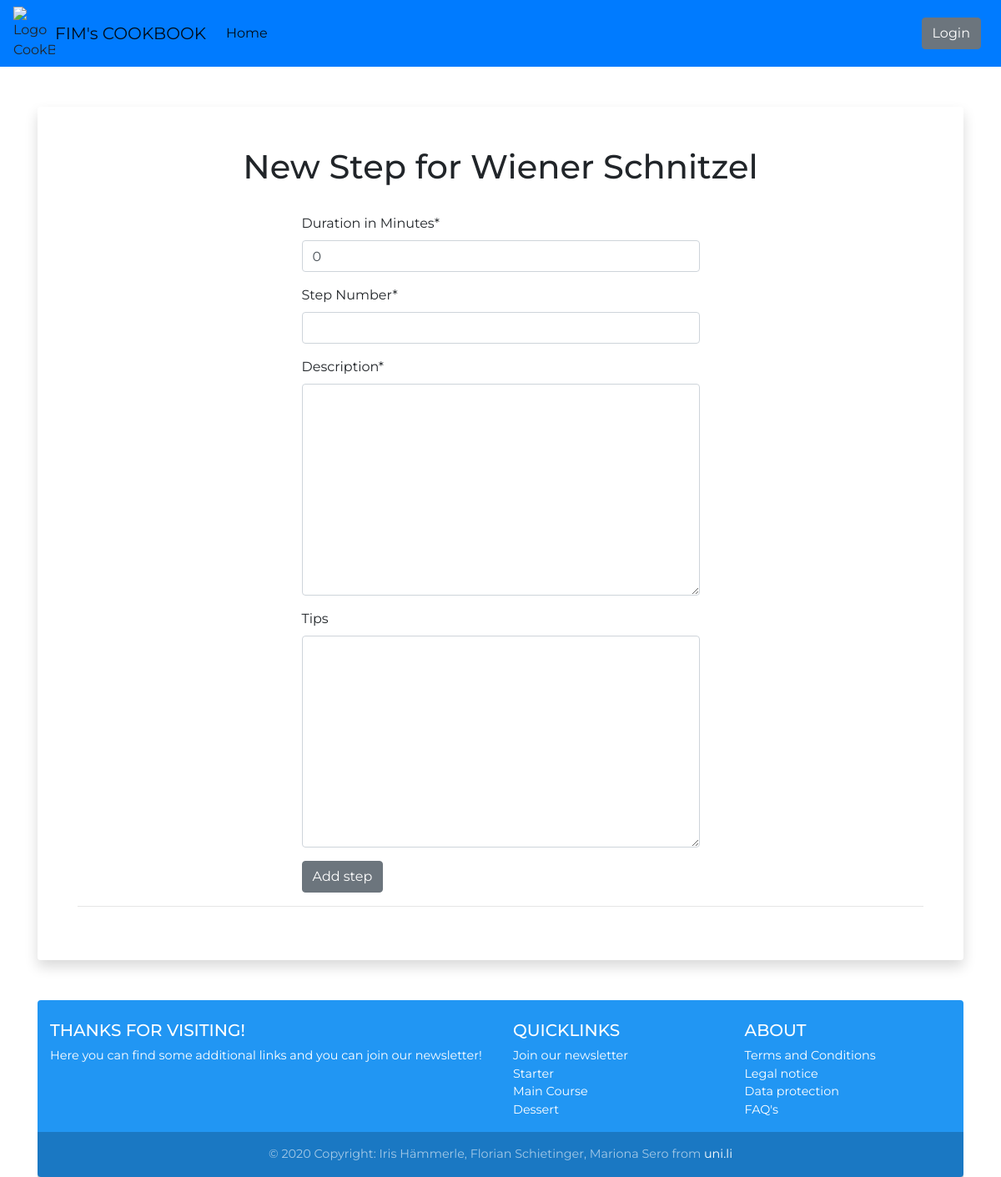
Before: /addrecipe/addstep/5 with the older database file.
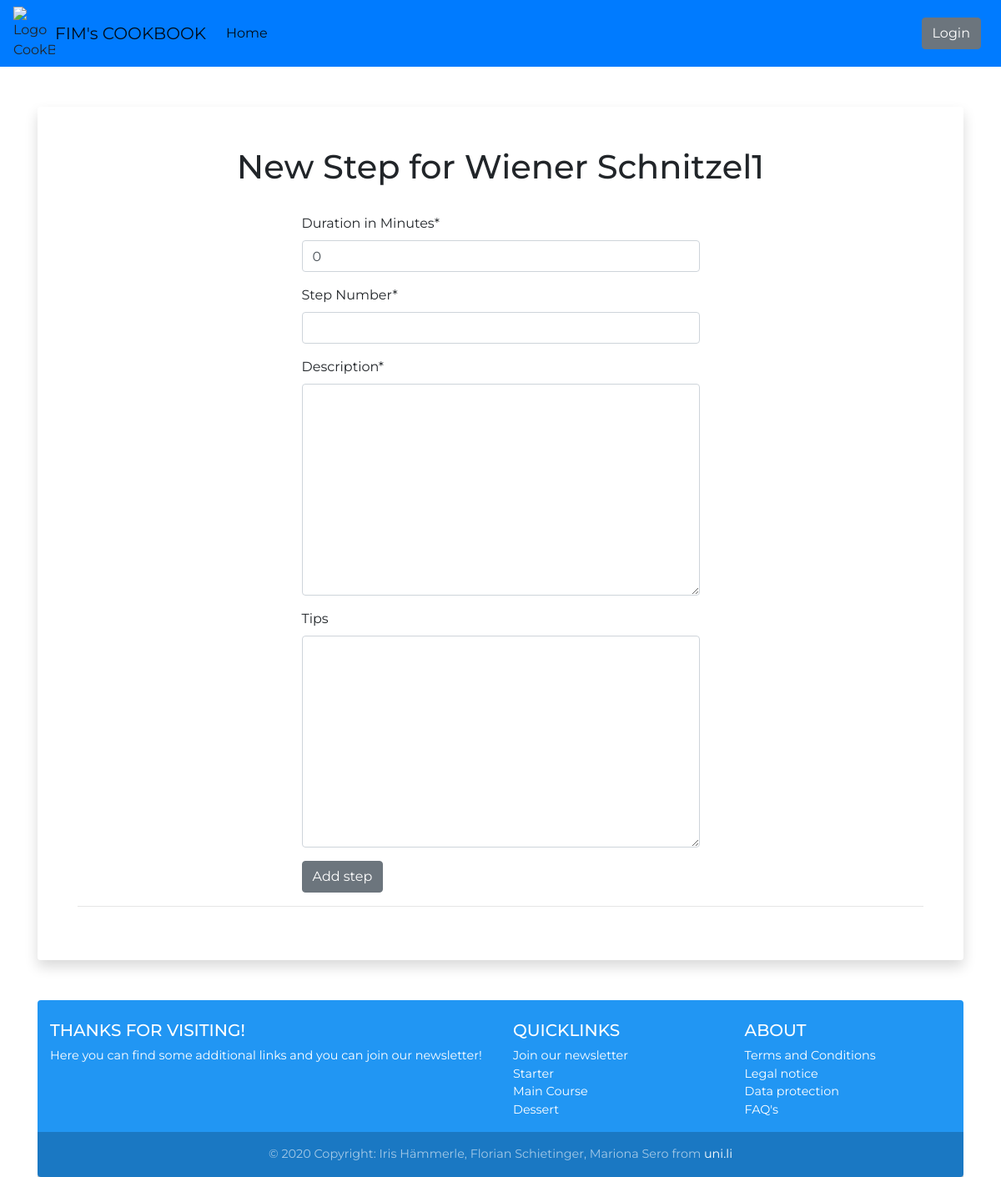
After: the same page with the newer database file.
### myRecipeApp/models.py (models this page shows, shortened)
class Recipe(models.Model):
    RecipeId = models.BigAutoField(primary_key=True,
                                   verbose_name="Unique RecipeId"
                                   )
    RecipeName = models.CharField(verbose_name="Recipe Name",
                                  max_length=300
                                  )
    Picture = models.ImageField(verbose_name="Recipe Picture",
                                blank=True,
                                upload_to="upload/"
                                )
    UserId = models.ForeignKey(settings.AUTH_USER_MODEL,
                               verbose_name="Author",
                               on_delete=models.PROTECT
                               )
    Energy = models.PositiveIntegerField(verbose_name="Calories",
                                         blank=True)
    UnitId = models.ForeignKey(Unit,
                               verbose_name="Unit of Energy",
                               on_delete=models.PROTECT
                               )
    NumberPeople = models.PositiveSmallIntegerField(verbose_name="Number of People",
                                                    blank=True)

### myRecipeApp/views.py (the view)
# urls.py: path('addrecipe/addstep/<int:recipe_id>', add_step, name='add-step'),
def add_step(request, recipe_id):
    recipe = None
    if not recipe_id is None:
        recipe = Recipe.objects.get(RecipeId=recipe_id)
    template = "add_recipe_step.html"
    if request.method == "POST":
        form3 = create_recipe_form3(request.POST or None, request.FILES or None)
        if form3.is_valid():
            newstep = form3.save(commit=False)
            newstep.RecipeId = recipe
            newstep.save()
            response = redirect('/addrecipe/' + str(recipe_id))
            return response
    else:
        form3 = create_recipe_form3()
    context = {
        "form3": form3,
        "recipe": recipe
    }
    return render(request, template, context)

### myRecipeApp/forms.py
class create_recipe_form3(forms.ModelForm):
    class Meta:
        model = RecipeSteps
        fields = ["Duration", "StepNo", "Description", "Tips"]

### myRecipeApp/templates/add_recipe_step.html (shortened to what this page needs)
{% extends 'base.html' %}
{% load crispy_forms_tags %}
{% block titleContent %}
     <h1 class="title text-center h1">New Step for {{ recipe.RecipeName }}</h1>
{% endblock %}
{% block mainContent %}
    <form class="content container col-sm-6" method="post" action="/addrecipe/addstep/{{ recipe.RecipeId }}">
        <table>
        {{form3 | crispy}}
        </table>
        <input class="btn btn-secondary" type="submit" value="Add step"/>
    </form>
{% endblock %}

Changed rows visible on the page:
changed Recipe: RecipeName "Wiener Schnitzel" → "Wiener Schnitzel1"
